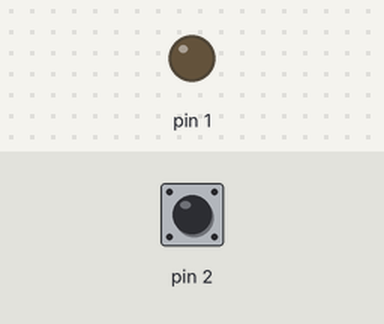
Bench run of a sketch on a simulated Arduino Uno, built with avr-gcc and run on an emulated ATmega328P. Shown: output pins drawn as LEDs (lit = HIGH). The test bench sets the inputs (shaded band); at power-on: pin 2 HIGH.

Above: at 0.3 s.
At 40.6 s:
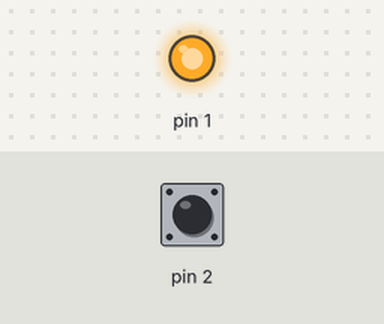
Timing chart, 0 to 42.1 s (numbered marks = the images above):
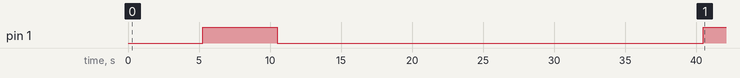

The sketch:

print-iocs.ino
```cpp
// train/print-iocs - Tier 3
//
// Displays the USB identity of the device currently plugged in, so the person
// looking at it knows what to report to IT.
//
// WHY THIS DEVICE IS ACTUALLY EASY TO SPOT, and why that is the lesson:
//
//   VID 0x16c0  PID 0x27db
//   Manufacturer  digistump.com
//   Product       DigiKey
//   Serial        (none)
//
// 0x16c0 is the V-USB project's shared vendor ID. It is assigned to hobbyist
// projects and is NOT any real keyboard manufacturer. In a corporate estate it
// should be trivially blockable, and a device presenting it is not a Logitech
// keyboard no matter what else it claims to be.
//
// Note the irony worth raising in the session: this stock firmware is MORE
// honest than a commercial attack device would be. Real ones borrow the VID and
// PID of a Logitech K120 or an Apple keyboard precisely so this screen shows
// nothing useful. The detection rule that catches this device - "vendor 0x16c0
// is not a permitted keyboard" - is the rule worth writing. The serial number is
// compiled in at build time and cannot be changed at runtime, so a device with
// no serial is worth querying too.

#include <duck.h>

// A macro, not a function. The call sites read line("text"), and PSTR() has to
// wrap the literal *at the call site* for the compiler to fold it into flash.
// A function taking `const char *` receives a RAM pointer instead, and then
// typeFlash() reads that RAM address with pgm_read_byte() - garbage on screen,
// and the whole string counted against the 512 bytes of SRAM.
#define line(s) do { typeFlash(PSTR(s)); press(KEY_ENTER); } while (0)

void setup() {
  duckBegin();
  openRun();
  TYPE("notepad");
  press(KEY_ENTER);
  delay(1500);

  line("=== USB DEVICE IDENTITY - report this to IT ===");
  line("");
  line("  Bus type      : USB HID keyboard");
  line("  VID           : 0x16c0");
  line("  PID           : 0x27db");
  line("  Manufacturer  : digistump.com");
  line("  Product       : DigiKey");
  line("  Serial number : none");
  line("");
  line("If you found one of these, report it. You do not need to know");
  line("what it did - just that it existed.");
  line("");
  line("Vendor 0x16c0 is the V-USB hobbyist project ID, not a keyboard");
  line("maker. A real attack device would fake a Logitech or Apple ID");
  line("so this screen was empty. Watch for keyboards that have no");
  line("serial number, or that enumerate a second time on plug-in.");
  line("");
  line("Fast check on any Windows machine, PowerShell:");
  line("");
  line("  Get-PnpDevice -Class Keyboard |");
  line("    Select FriendlyName, InstanceId");
  line("");
  line("Look for 0x16c0 in the InstanceId.");

  ledOn();
  delayOrAbort(30000);
  ledOff();
}

void loop() {}
```
